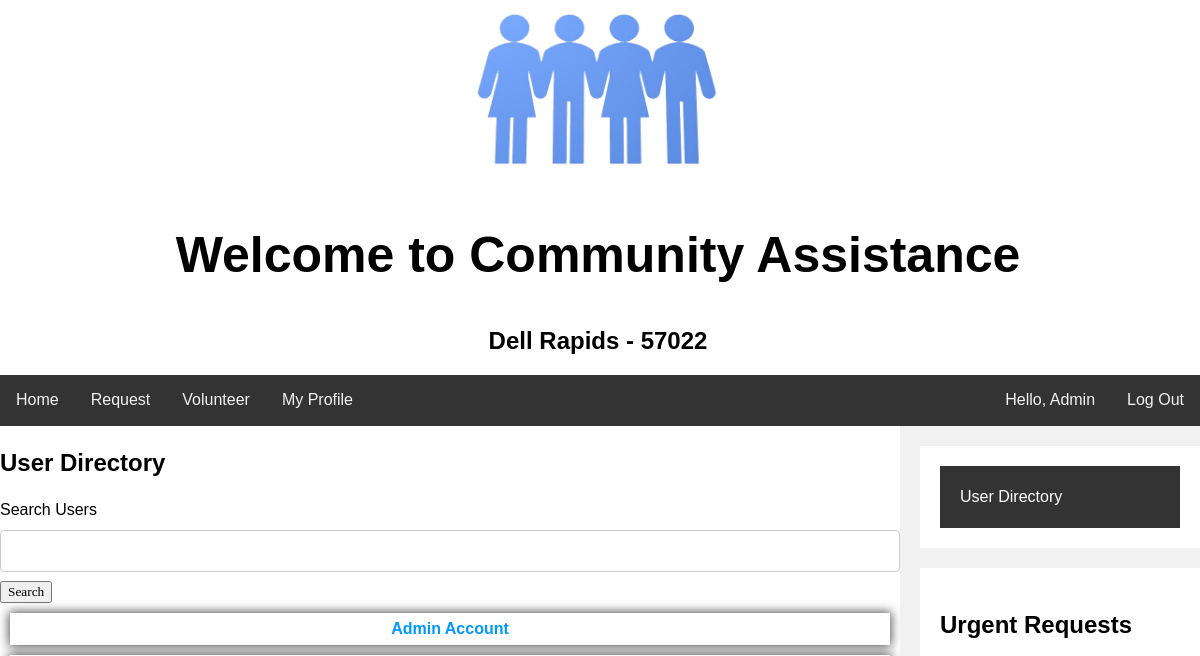
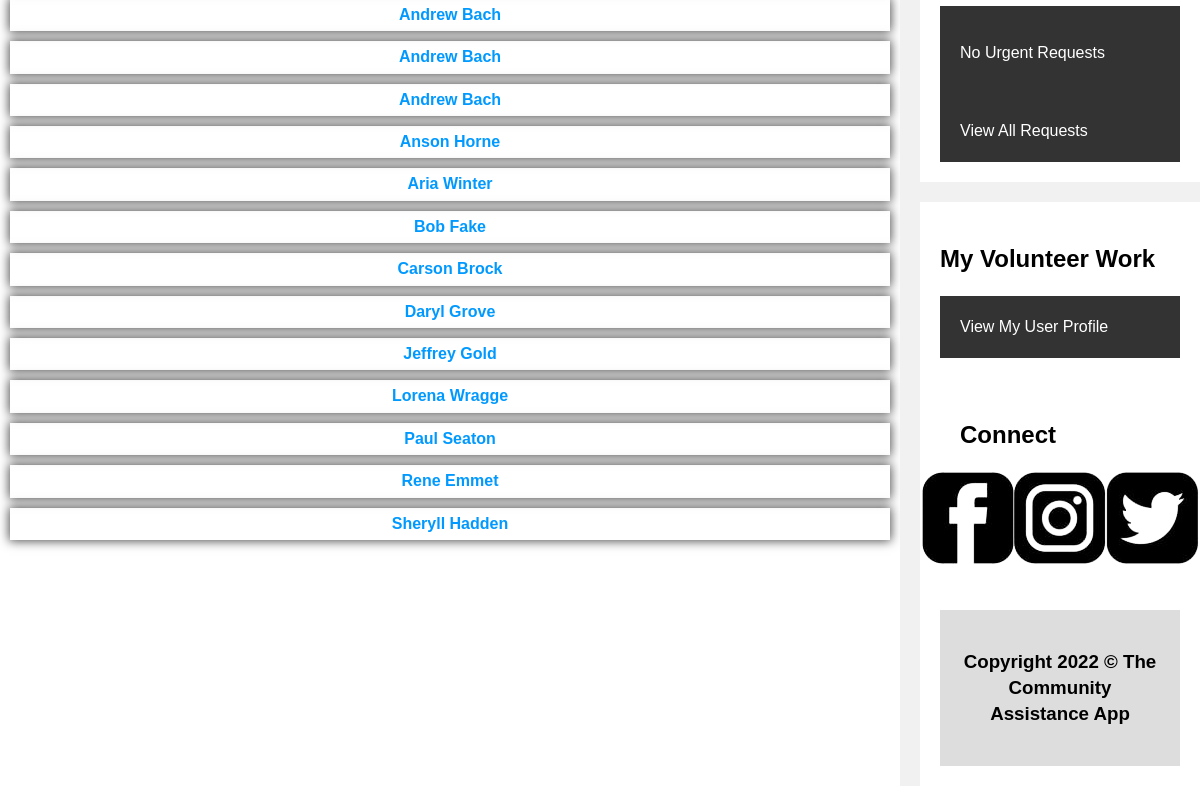
The page /user_directory.php (signed in) on the database as committed earlier (2 pictures, top to bottom).
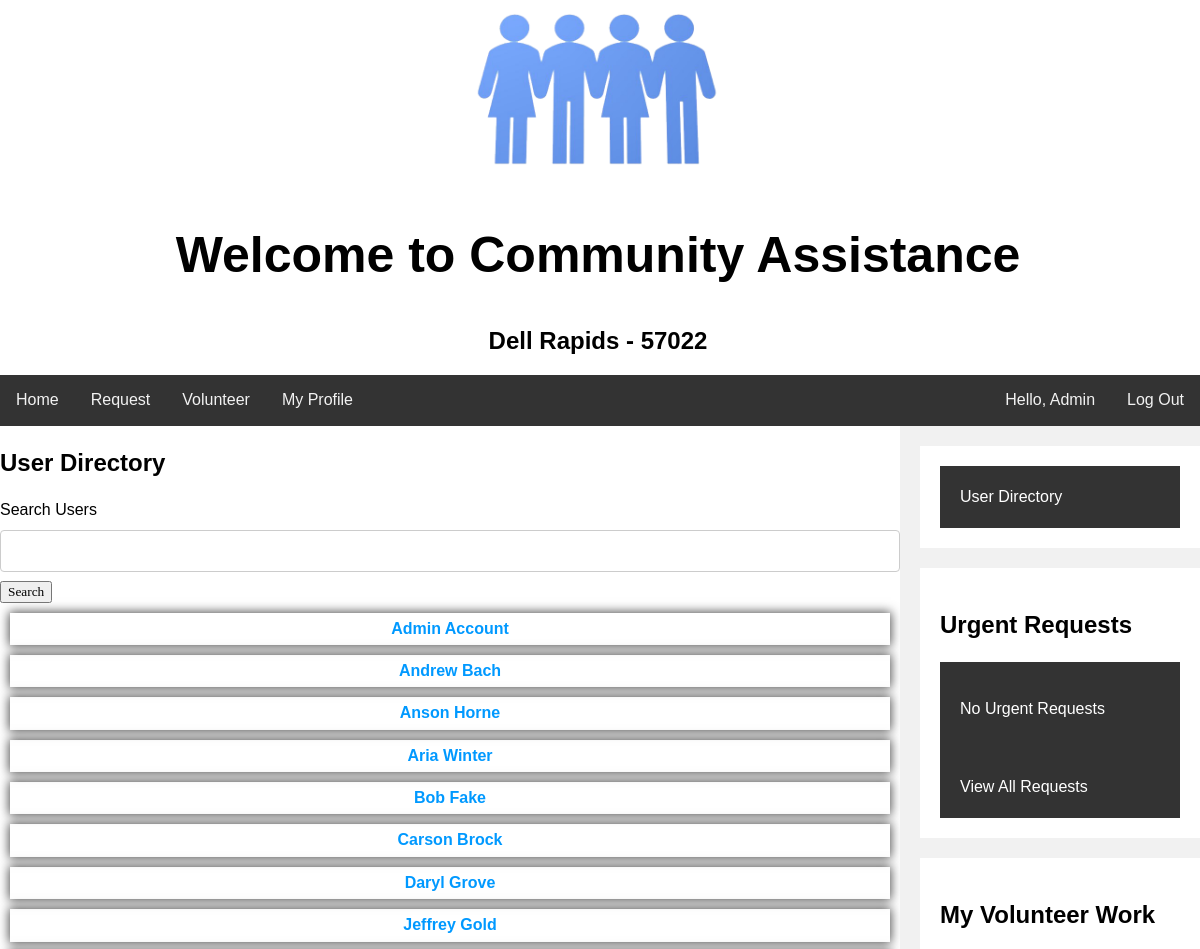
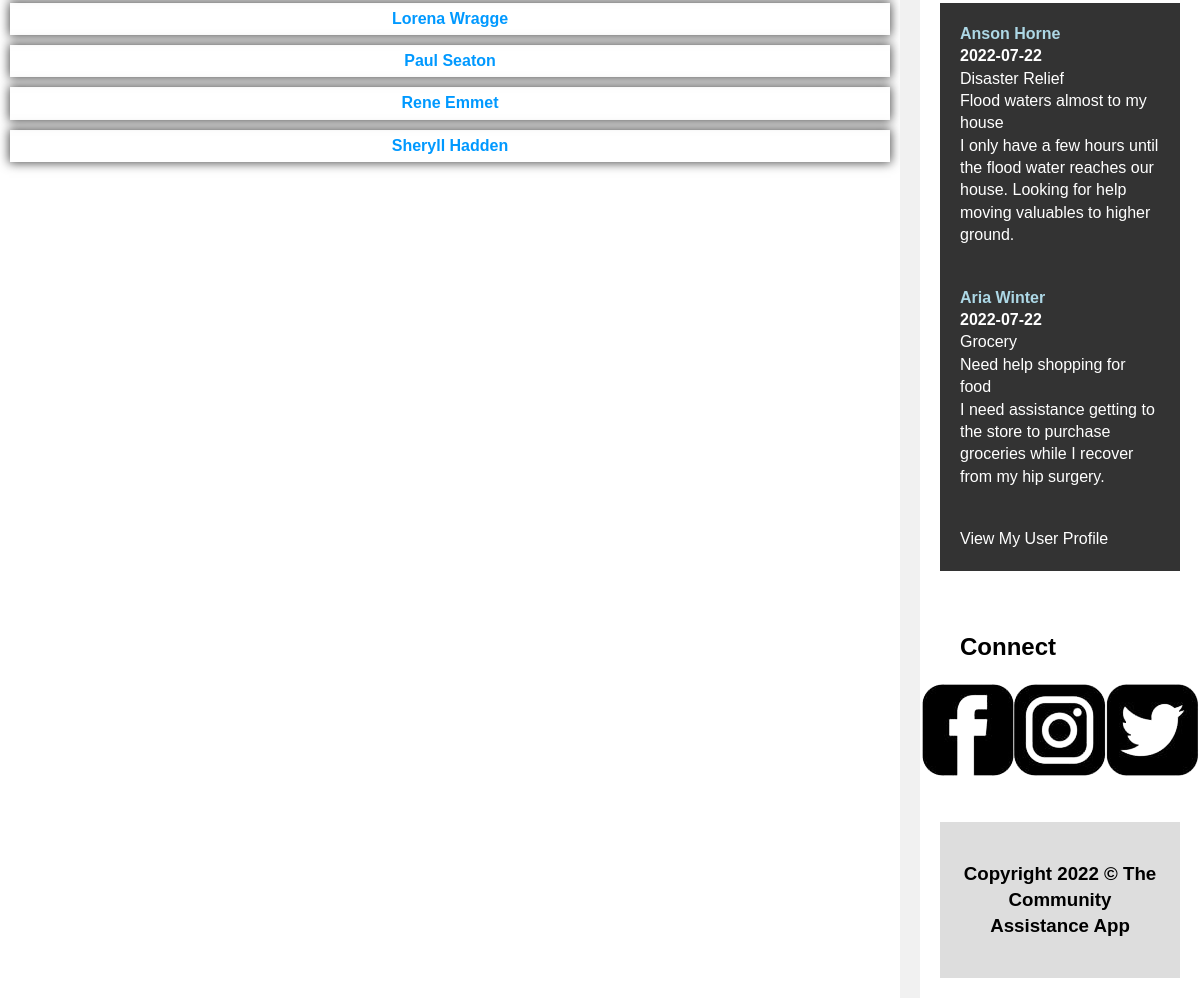
The same page on the database as committed later (2 pictures, top to bottom).
### tables this page shows
CREATE TABLE IF NOT EXISTS `customers` (
  `id` int(11) UNSIGNED NOT NULL AUTO_INCREMENT,
  `fname` varchar(50) NOT NULL,
  `lname` varchar(50) NOT NULL,
  `password` varchar(255) NOT NULL,
  `email` varchar(100) NOT NULL,
  `phone` text NOT NULL,
  `streetAddress` varchar(100) NOT NULL,
  `zip` int(5) NOT NULL,
  PRIMARY KEY (`id`),
  UNIQUE KEY `email` (`email`)
);

CREATE TABLE IF NOT EXISTS `volunteers_requests` (
  `userid` int(11) NOT NULL,
  `requestid` int(11) NOT NULL
);

CREATE TABLE IF NOT EXISTS `requests` (
  `request_id` int(11) NOT NULL AUTO_INCREMENT,
  `date` date NOT NULL,
  `service` varchar(250) NOT NULL,
  `status` varchar(20) NOT NULL DEFAULT 'Posted',
  `userid` int(11) NOT NULL,
  `title` varchar(100) NOT NULL,
  `description` text NOT NULL,
  `claimed` varchar(3) NOT NULL DEFAULT 'No',
  PRIMARY KEY (`request_id`)
);

### user_directory.php (the view, shortened to what this page needs)
<?php
if (isset($_GET['s']))
  {
  $searchQuery=$_GET['s'];
  }
  else
  {
    $searchQuery="%";
  }
?>
<!DOCTYPE html>
<html>
<head>
	<link href= "CSS/community_assistance.css" rel="stylesheet" />
	<link href= "CSS/CA_Base.css" rel="stylesheet" />
  <link href= "CSS/forms.css" rel="stylesheet" />
</head>
<body>
	<div class="header">
	<?php
include_once('header.php');
?>
	</div>
<div class="topnav">
<?php
include_once('topnav.php');
?>
</div>
<div class="row">
  <div class="leftcolumn">
    <h2>User Directory</h2>
    <form action="searchUsers.php" method="POST">
      <Label>Search Users</Label>
      <input type="text" id="search" name="search">
      <button type="submit">Search</button>
    </form>
    <?php
    include_once('config.php');
     $db = mysqli_connect($servername,$username,$password,$dbname);
     if (mysqli_connect_errno())
     {
         echo "<p>Failed to connect to MySQL: " . mysqli_connect_error() . "</p>";
     }
     else
     {
     $sql = "SELECT fname, lname, id
     FROM customers
     WHERE fname LIKE '%$searchQuery%' OR lname LIKE '%$searchQuery%'
     ORDER BY fname";
     if(!$result = $db->query($sql)){
         echo "<p>There was an error running the query [" . mysqli_error($db) . "]</p>";
     }
     else {
         while($row = $result->fetch_assoc()){
          $name = $row['fname'] . " " . $row['lname'];
          $userid = $row["id"];
          echo "<div class=\"requestCard\">
                <b><a href=\"user.php?u=$userid\" style=\"color: #0099ff; text-decoration: none;\">$name</a></b>
                </div>";
         }
         }
         }
    ?>
  </div>
  <div class="rightcolumn">
    <?php
    include_once('sidebar.php');
    ?>
  </div>
</div>
<div class="footer">
<?php
  include('footer.php');
  ?>
</div>
</body>
</html>

### sidebar.php (shortened to what this page needs)
<?php
include_once('config.php');
?>
<div class="card">
<div class="img">
  <a href="user_directory.php">User Directory</a>
  </div>
</div>
<div class="card">
      <h2>Urgent Requests</h2>
      <table>
      <tbody><tr>
<?php
 if (mysqli_connect_errno())
 {
     echo "<p>Failed to connect to MySQL: " . mysqli_connect_error() . "</p>";
 }
 else
 {
 $sql = "SELECT * from requests JOIN customers ON customers.id = requests.userid WHERE `status` LIKE 'Urgent' && date >= CURRENT_DATE() && claimed='No' ORDER BY date LIMIT 3;";
 if(!$result = $conn->query($sql)){
     echo "<p>There was an error running the query [" . mysqli_error($conn) . "]</p>";
     }
     }
		if (!$result->num_rows > 0)
		{
      $urMessage = "<p> No Urgent Requests</p>";
    }
    ?>
    <div class="img">
    <?php echo $urMessage ?>
    </div></tr>
  </tbody>
  </table>
    <div class="img"><a href="volunteer.php?c=%">View All Requests</a></div>
    </div>
        <div class="card">
      <h2>My Volunteer Work</h2>
      <table>
      <tr>
<?php
if (mysqli_connect_errno())
{
    echo "<p>Failed to connect to MySQL: " . mysqli_connect_error() . "</p>";
}
else
{
$sql2 = "SELECT *, volunteers_requests.userid AS 'volunteerID', customers.id AS 'requestorID'
FROM volunteers_requests
JOIN requests ON requests.request_id = volunteers_requests.requestid
JOIN customers ON requests.userid = customers.id";
if(!$result = $conn->query($sql2)){
    echo "<p>There was an error running the query [" . mysqli_error($conn) . "]</p>";
}
else {
    while($row = $result->fetch_assoc()){
     $voluserid = $row["id"];
     $volfname = $row["fname"];
     $vollname = $row["lname"];
     $voldate = $row["date"];
     $volservice = $row["service"];
     $voltitle = $row["title"];
     $voldescription = $row["description"];
     echo "<div class=\"img\">
                <b><a href=\"user.php?u=$voluserid\" style=\"color: lightblue; text-decoration: none;\">$volfname $vollname</a></b><br>
                <strong>$voldate</strong> <br>$volservice<br>$voltitle<br>  $voldescription
	        </div>";
    }
    }
    }
?>
      <div class="img"><a href="my_profile.php">View My User Profile</a></div>
    </div>
    <div class="card">
      <h2>Connect</h2>
      <div style="display: flex; justify-content: center;">
      <a href="javascript:void(0)"><img src="Images\facebookicon.png" id="facebookIcon" onmouseover="facebook_onHover()" onmouseout="facebook_offHover()"></a>
      <a href="javascript:void(0)"><img src="Images\instaicon.png" id="instaIcon" onmouseover="instagram_onHover()" onmouseout="instagram_offHover()"></a>
      <a href="javascript:void(0)"><img src="Images\twittericon.png" id="twitterIcon"  onmouseover="twitter_onHover()" onmouseout="twitter_offHover()"></a>

Rows that differ between the two databases and show on the page:
removed customers: name "Andrew Bach"
removed customers: name "Andrew Bach"
added volunteers_requests: customers.fname "Anson", customers.lname "Horne", requests.date "2022-07-22", requests.service "Disaster Relief", requests.title "Flood waters almost to my house", requests.description "I only have a few hours until the flood water reaches our house. Looking for help moving valuables to higher ground."
added volunteers_requests: customers.fname "Aria", customers.lname "Winter", requests.date "2022-07-22", requests.service "Grocery", requests.title "Need help shopping for food", requests.description "I need assistance getting to the store to purchase groceries while I recover from my hip surgery."
